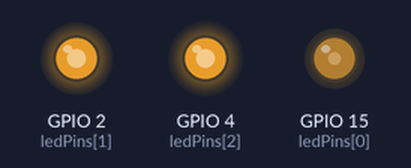
Recording of a program running on a simulated ESP32. On the bench: output pins drawn as LEDs (lit = HIGH).

Above: at 0.05 s.
At 0.85 s:
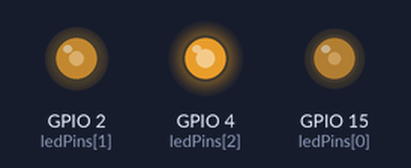
At 1.7 s:
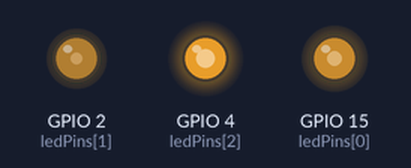
At 3.35 s:
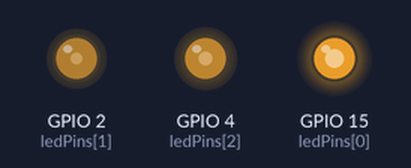
At 5.0 s:
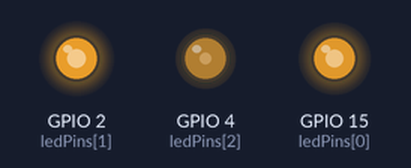
At 6.7 s:
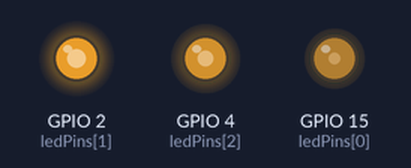
Timing chart, 0 to 9.3 s (numbered marks = the images above):
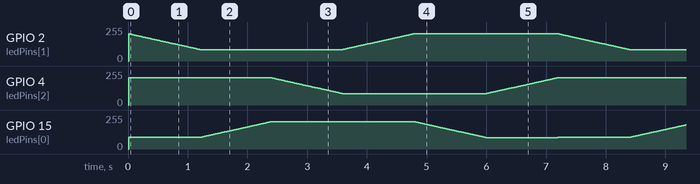

The program:

main.cpp
```cpp
#include <Arduino.h>

const byte ledPins[] = {15, 2, 4}; // define red, green, blue led pins
const byte chns[] = {0, 1, 2};     // define the pwm channels
int red, green, blue;

void setColor(byte r, byte g, byte b)
{
  delay(10);
  ledcWrite(chns[0], 255 - r); // Common anode LED, low level to turn on the led.
  ledcWrite(chns[1], 255 - g);
  ledcWrite(chns[2], 255 - b);
}

void setup()
{
  for (int i = 0; i < 3; i++)
  {
    // setup the pwm channels,1KHz,8bit
    ledcSetup(chns[i], 1000, 8);
    ledcAttachPin(ledPins[i], chns[i]);
  }
}

void loop()
{
  int red = 168;
  int green = 50;
  int blue = 50;

  for (green; green <= 168; green++)
  {
    setColor(red, green, blue);
  }

  for (red; red >= 50; red--)
  {
    setColor(red, green, blue);
  }

  for (blue; blue <= 168; blue++)
  {
    setColor(red, green, blue);
  }

  for (green; green >= 50; green--)
  {
    setColor(red, green, blue);
  }

  for (red; red <= 168; red++)
  {
    setColor(red, green, blue);
  }

  for (blue; blue >= 50; blue--)
  {
    setColor(red, green, blue);
  }

}
```
